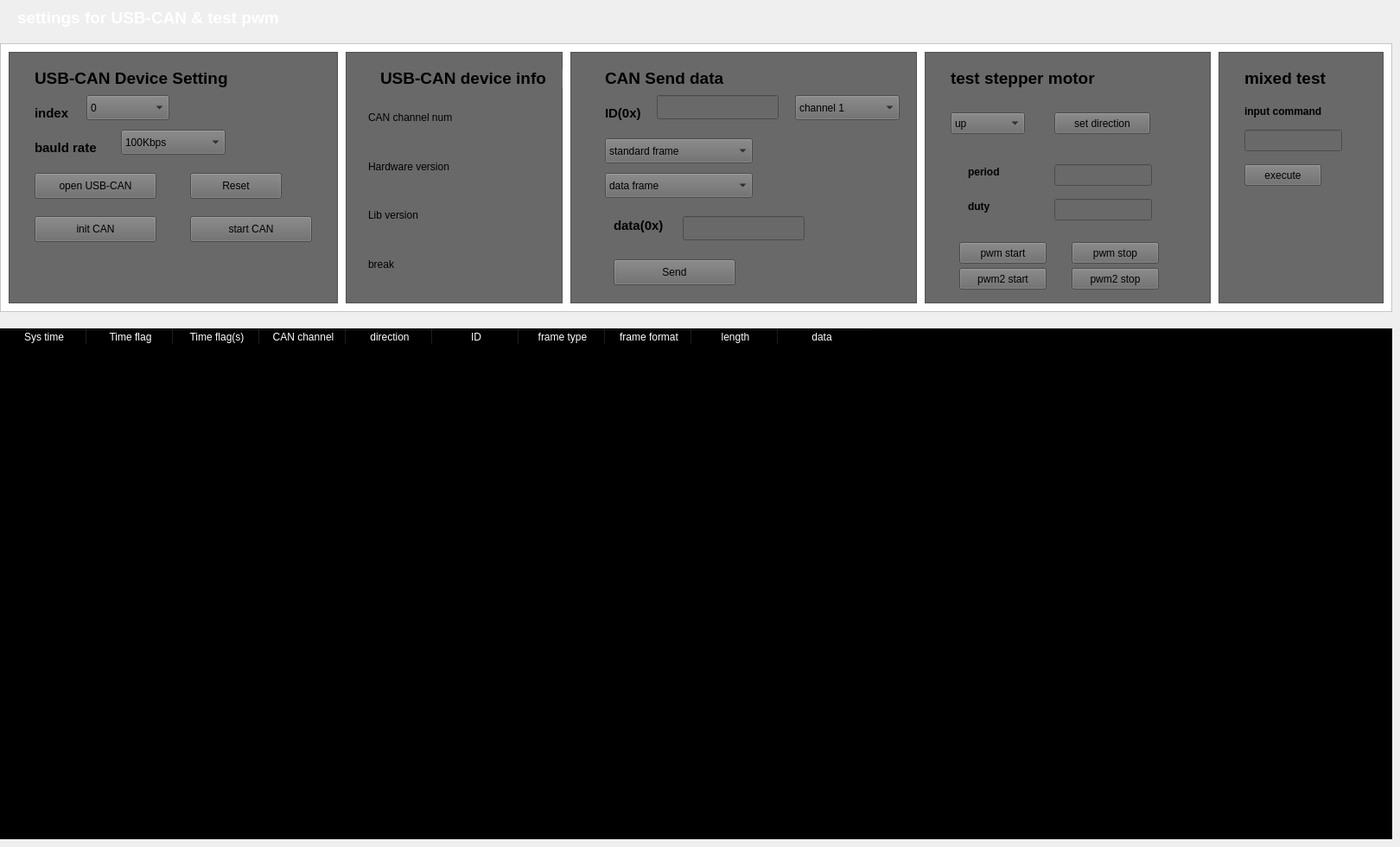
    <widget class="QWidget" name="tab">
     <attribute name="icon">
      <iconset theme="application-x-executable"/>
     </attribute>
     <attribute name="title">
      <string/>
     </attribute>
     <widget class="QLabel" name="label_11">
      <property name="geometry">
       <rect>
        <x>20</x>
        <y>10</y>
        <width>331</width>
        <height>21</height>
       </rect>
      </property>
      <property name="font">
       <font>
        <pointsize>14</pointsize>
        <bold>true</bold>
        <strikeout>false</strikeout>
       </font>
      </property>
      <property name="styleSheet">
       <string notr="true">color: rgb(255, 255, 255);</string>
      </property>
      <property name="text">
       <string>settings for USB-CAN &amp; test pwm</string>
      </property>
     </widget>
     <widget class="QFrame" name="frame_15">
      <property name="geometry">
       <rect>
        <x>0</x>
        <y>50</y>
        <width>1611</width>
        <height>311</height>
       </rect>
      </property>
      <property name="styleSheet">
       <string notr="true">background-color: rgb(255, 255, 255);</string>
      </property>
      <property name="frameShape">
       <enum>QFrame::StyledPanel</enum>
      </property>
      <property name="frameShadow">
       <enum>QFrame::Raised</enum>
      </property>
      <widget class="QFrame" name="frame_20">
       <property name="geometry">
        <rect>
         <x>10</x>
         <y>10</y>
         <width>381</width>
         <height>291</height>
        </rect>
       </property>
       <property name="styleSheet">
        <string notr="true">background-color: rgb(105, 105, 105);</string>
       </property>
       <property name="frameShape">
        <enum>QFrame::StyledPanel</enum>
       </property>
       <property name="frameShadow">
        <enum>QFrame::Raised</enum>
       </property>
       <widget class="QLabel" name="label_19">
        <property name="geometry">
         <rect>
          <x>30</x>
          <y>20</y>
          <width>241</width>
          <height>21</height>
         </rect>
        </property>
        <property name="font">
         <font>
          <pointsize>14</pointsize>
          <bold>true</bold>
          <strikeout>false</strikeout>
         </font>
        </property>
        <property name="styleSheet">
         <string notr="true">color: rgb(0, 0, 0);</string>
        </property>
        <property name="text">
         <string>USB-CAN Device Setting</string>
        </property>
       </widget>
       <widget class="QLabel" name="label_12">
        <property name="geometry">
         <rect>
          <x>30</x>
          <y>60</y>
          <width>61</width>
          <height>21</height>
         </rect>
        </property>
        <property name="font">
         <font>
          <pointsize>11</pointsize>
          <bold>true</bold>
          <strikeout>false</strikeout>
         </font>
        </property>
        <property name="styleSheet">
         <string notr="true">color: rgb(0, 0, 0);</string>
        </property>
        <property name="text">
         <string>index</string>
        </property>
       </widget>
       <widget class="QComboBox" name="pro_debug_combo_index">
        <property name="geometry">
         <rect>
          <x>90</x>
          <y>50</y>
          <width>96</width>
          <height>29</height>
         </rect>
        </property>
        <item>
         <property name="text">
          <string>0</string>
         </property>
        </item>
        <item>
         <property name="text">
          <string>1</string>
         </property>
        </item>
       </widget>
       <widget class="QLabel" name="label_24">
        <property name="geometry">
         <rect>
          <x>30</x>
          <y>100</y>
          <width>91</width>
          <height>21</height>
         </rect>
        </property>
        <property name="font">
         <font>
          <pointsize>11</pointsize>
          <bold>true</bold>
          <strikeout>false</strikeout>
         </font>
        </property>
        <property name="styleSheet">
         <string notr="true">color: rgb(0, 0, 0);</string>
        </property>
        <property name="text">
         <string>bauld rate</string>
        </property>
       </widget>
       <widget class="QComboBox" name="pro_debug_combo_bps">
        <property name="geometry">
         <rect>
          <x>130</x>
          <y>90</y>
          <width>121</width>
          <height>29</height>
         </rect>
        </property>
        <item>
         <property name="text">
          <string>100Kbps</string>
         </property>
        </item>
        <item>
         <property name="text">
          <string>500Kbps</string>
         </property>
        </item>
       </widget>
       <widget class="QPushButton" name="pro_debug_open_USBCAN">
        <property name="geometry">
         <rect>
          <x>30</x>
          <y>140</y>
          <width>141</width>
          <height>30</height>
         </rect>
        </property>
        <property name="text">
         <string>open USB-CAN</string>
        </property>
       </widget>
       <widget class="QPushButton" name="pro_debug_reset">
        <property name="geometry">
         <rect>
          <x>210</x>
          <y>140</y>
          <width>106</width>
          <height>30</height>
         </rect>
        </property>
        <property name="text">
         <string>Reset</string>
        </property>
       </widget>
       <widget class="QPushButton" name="pro_debug_init_CAN">
        <property name="geometry">
         <rect>
          <x>30</x>
          <y>190</y>
          <width>141</width>
          <height>30</height>
         </rect>
        </property>
        <property name="text">
         <string>init CAN</string>
        </property>
       </widget>
       <widget class="QPushButton" name="pro_debug_start_CAN">
        <property name="geometry">
         <rect>
          <x>210</x>
          <y>190</y>
          <width>141</width>
          <height>30</height>
         </rect>
        </property>
        <property name="text">
         <string>start CAN</string>
        </property>
       </widget>
      </widget>
      <widget class="QFrame" name="frame_21">
       <property name="geometry">
        <rect>
         <x>400</x>
         <y>10</y>
         <width>251</width>
         <height>291</height>
        </rect>
       </property>
       <property name="styleSheet">
        <string notr="true">background-color: rgb(105, 105, 105);</string>
       </property>
       <property name="frameShape">
        <enum>QFrame::StyledPanel</enum>
       </property>
       <property name="frameShadow">
        <enum>QFrame::Raised</enum>
       </property>
       <widget class="QLabel" name="label_20">
        <property name="geometry">
         <rect>
          <x>40</x>
          <y>20</y>
          <width>241</width>
          <height>21</height>
         </rect>
        </property>
        <property name="font">
         <font>
          <pointsize>14</pointsize>
          <bold>true</bold>
          <strikeout>false</strikeout>
         </font>
        </property>
        <property name="styleSheet">
         <string notr="true">color: rgb(0, 0, 0);</string>
        </property>
        <property name="text">
         <string>USB-CAN device info</string>
        </property>
       </widget>
       <widget class="QWidget" name="verticalLayoutWidget">
        <property name="geometry">
         <rect>
          <x>26</x>
          <y>50</y>
          <width>131</width>
          <height>221</height>
         </rect>
        </property>
        <layout class="QVBoxLayout" name="info1">
         <item>
          <widget class="QLabel" name="label_15">
           <property name="text">
            <string>CAN channel num</string>
           </property>
          </widget>
         </item>
         <item>
          <widget class="QLabel" name="label_14">
           <property name="text">
            <string>Hardware version</string>
           </property>
          </widget>
         </item>
         <item>
          <widget class="QLabel" name="label_16">
           <property name="text">
            <string>Lib version</string>
           </property>
          </widget>
         </item>
         <item>
          <widget class="QLabel" name="label_13">
           <property name="text">
            <string>break</string>
           </property>
          </widget>
         </item>
        </layout>
       </widget>
       <widget class="QWidget" name="verticalLayoutWidget_2">
        <property name="geometry">
         <rect>
          <x>160</x>
          <y>50</y>
          <width>71</width>
          <height>221</height>
         </rect>
        </property>
        <layout class="QVBoxLayout" name="info2">
         <item>
          <widget class="QLabel" name="label_25">
           <property name="text">
            <string/>
           </property>
          </widget>
         </item>
         <item>
          <widget class="QLabel" name="label_18">
           <property name="text">
            <string/>
           </property>
          </widget>
         </item>
         <item>
          <widget class="QLabel" name="label_26">
           <property name="text">
            <string/>
           </property>
          </widget>
         </item>
         <item>
          <widget class="QLabel" name="label_17">
           <property name="text">
            <string/>
           </property>
          </widget>
         </item>
        </layout>
       </widget>
      </widget>
      <widget class="QFrame" name="frame_22">
       <property name="geometry">
        <rect>
         <x>660</x>
         <y>10</y>
         <width>401</width>
         <height>291</height>
        </rect>
       </property>
       <property name="styleSheet">
        <string notr="true">background-color: rgb(105, 105, 105);</string>
       </property>
       <property name="frameShape">
        <enum>QFrame::StyledPanel</enum>
       </property>
       <property name="frameShadow">
        <enum>QFrame::Raised</enum>
       </property>
       <widget class="QLabel" name="label_21">
        <property name="geometry">
         <rect>
          <x>40</x>
          <y>20</y>
          <width>241</width>
          <height>21</height>
         </rect>
        </property>
        <property name="font">
         <font>
          <pointsize>14</pointsize>
          <bold>true</bold>
          <strikeout>false</strikeout>
         </font>
        </property>
        <property name="styleSheet">
         <string notr="true">color: rgb(0, 0, 0);</string>
        </property>
        <property name="text">
         <string>CAN Send data</string>
        </property>
       </widget>
       <widget class="QLabel" name="label_22">
        <property name="geometry">
         <rect>
          <x>40</x>
          <y>60</y>
          <width>61</width>
          <height>21</height>
         </rect>
        </property>
        <property name="font">
         <font>
          <pointsize>11</pointsize>
          <bold>true</bold>
          <strikeout>false</strikeout>
         </font>
        </property>
        <property name="styleSheet">
         <string notr="true">color: rgb(0, 0, 0);</string>
        </property>
        <property name="text">
         <string>ID(0x)</string>
        </property>
       </widget>
       <widget class="QLineEdit" name="pro_debug_ID">
        <property name="geometry">
         <rect>
          <x>100</x>
          <y>50</y>
          <width>141</width>
          <height>28</height>
         </rect>
        </property>
       </widget>
       <widget class="QComboBox" name="pro_debug_combo_channel">
        <property name="geometry">
         <rect>
          <x>260</x>
          <y>50</y>
          <width>121</width>
          <height>29</height>
         </rect>
        </property>
        <item>
         <property name="text">
          <string>channel 1</string>
         </property>
        </item>
        <item>
         <property name="text">
          <string>channel 2</string>
         </property>
        </item>
       </widget>
       <widget class="QComboBox" name="pro_debug_combo_frame1">
        <property name="geometry">
         <rect>
          <x>40</x>
          <y>100</y>
          <width>171</width>
          <height>29</height>
         </rect>
        </property>
        <item>
         <property name="text">
          <string>standard frame</string>
         </property>
        </item>
        <item>
         <property name="text">
          <string>extended frame</string>
         </property>
        </item>
       </widget>
       <widget class="QComboBox" name="pro_debug_combo_frame2">
        <property name="geometry">
         <rect>
          <x>40</x>
          <y>140</y>
          <width>171</width>
          <height>29</height>
         </rect>
        </property>
        <item>
         <property name="text">
          <string>data frame</string>
         </property>
        </item>
        <item>
         <property name="text">
          <string>remote frame</string>
         </property>
        </item>
       </widget>
       <widget class="QPushButton" name="pro_debug_send">
        <property name="geometry">
         <rect>
          <x>50</x>
          <y>240</y>
          <width>141</width>
          <height>30</height>
         </rect>
        </property>
        <property name="text">
         <string>Send</string>
        </property>
       </widget>
       <widget class="QLabel" name="label_23">
        <property name="geometry">
         <rect>
          <x>50</x>
          <y>190</y>
          <width>81</width>
          <height>21</height>
         </rect>
        </property>
        <property name="font">
         <font>
          <pointsize>11</pointsize>
          <bold>true</bold>
          <strikeout>false</strikeout>
         </font>
        </property>
        <property name="styleSheet">
         <string notr="true">color: rgb(0, 0, 0);</string>
        </property>
        <property name="text">
         <string>data(0x)</string>
        </property>
       </widget>
       <widget class="QLineEdit" name="pro_debug_data">
        <property name="geometry">
         <rect>
          <x>130</x>
          <y>190</y>
          <width>141</width>
          <height>28</height>
         </rect>
        </property>
       </widget>
      </widget>
      <widget class="QFrame" name="frame_37">
       <property name="geometry">
        <rect>
         <x>1070</x>
         <y>10</y>
         <width>331</width>
         <height>291</height>
        </rect>
       </property>
       <property name="styleSheet">
        <string notr="true">background-color: rgb(105, 105, 105);</string>
       </property>
       <property name="frameShape">
        <enum>QFrame::StyledPanel</enum>
       </property>
       <property name="frameShadow">
        <enum>QFrame::Raised</enum>
       </property>
       <widget class="QPushButton" name="test_pwm_start">
        <property name="geometry">
         <rect>
          <x>40</x>
          <y>220</y>
          <width>101</width>
          <height>25</height>
         </rect>
        </property>
        <property name="text">
         <string>pwm start</string>
        </property>
       </widget>
       <widget class="QPushButton" name="test_pwm_stop">
        <property name="geometry">
         <rect>
          <x>170</x>
          <y>220</y>
          <width>101</width>
          <height>25</height>
         </rect>
        </property>
        <property name="text">
         <string>pwm stop</string>
        </property>
       </widget>
       <widget class="QLabel" name="label_35">
        <property name="geometry">
         <rect>
          <x>50</x>
          <y>130</y>
          <width>67</width>
          <height>17</height>
         </rect>
        </property>
        <property name="font">
         <font>
          <bold>true</bold>
         </font>
        </property>
        <property name="text">
         <string>period</string>
        </property>
       </widget>
       <widget class="QLabel" name="label_36">
        <property name="geometry">
         <rect>
          <x>50</x>
          <y>170</y>
          <width>67</width>
          <height>17</height>
         </rect>
        </property>
        <property name="font">
         <font>
          <bold>true</bold>
         </font>
        </property>
        <property name="text">
         <string>duty</string>
        </property>
       </widget>
       <widget class="QLineEdit" name="periodEdit">
        <property name="geometry">
         <rect>
          <x>150</x>
          <y>130</y>
          <width>113</width>
          <height>25</height>
         </rect>
        </property>
       </widget>
       <widget class="QLineEdit" name="dutyEdit">
        <property name="geometry">
         <rect>
          <x>150</x>
          <y>170</y>
          <width>113</width>
          <height>25</height>
         </rect>
        </property>
       </widget>
       <widget class="QLabel" name="label_79">
        <property name="geometry">
         <rect>
          <x>30</x>
          <y>20</y>
          <width>241</width>
          <height>21</height>
         </rect>
        </property>
        <property name="font">
         <font>
          <pointsize>14</pointsize>
          <bold>true</bold>
          <strikeout>false</strikeout>
         </font>
        </property>
        <property name="styleSheet">
         <string notr="true">color: rgb(0, 0, 0);</string>
        </property>
        <property name="text">
         <string>test stepper motor</string>
        </property>
       </widget>
       <widget class="QComboBox" name="comboBox_3">
        <property name="geometry">
         <rect>
          <x>30</x>
          <y>70</y>
          <width>86</width>
          <height>25</height>
         </rect>
        </property>
        <item>
         <property name="text">
          <string>up</string>
         </property>
        </item>
        <item>
         <property name="text">
          <string>down</string>
         </property>
        </item>
        <item>
         <property name="text">
          <string>left</string>
         </property>
        </item>
        <item>
         <property name="text">
          <string>right</string>
         </property>
        </item>
       </widget>
       <widget class="QPushButton" name="pushButton_14">
        <property name="geometry">
         <rect>
          <x>150</x>
          <y>70</y>
          <width>111</width>
          <height>25</height>
         </rect>
        </property>
        <property name="text">
         <string>set direction</string>
        </property>
       </widget>
       <widget class="QPushButton" name="pushButton_16">
        <property name="geometry">
         <rect>
          <x>40</x>
          <y>250</y>
          <width>101</width>
          <height>25</height>
         </rect>
        </property>
        <property name="text">
         <string>pwm2 start</string>
        </property>
       </widget>
       <widget class="QPushButton" name="pushButton_17">
        <property name="geometry">
         <rect>
          <x>170</x>
          <y>250</y>
          <width>101</width>
          <height>25</height>
         </rect>
        </property>
        <property name="text">
         <string>pwm2 stop</string>
        </property>
       </widget>
      </widget>
      <widget class="QFrame" name="frame_16">
       <property name="geometry">
        <rect>
         <x>1410</x>
         <y>10</y>
         <width>191</width>
         <height>291</height>
        </rect>
       </property>
       <property name="styleSheet">
        <string notr="true">background-color: rgb(105, 105, 105);</string>
       </property>
       <property name="frameShape">
        <enum>QFrame::StyledPanel</enum>
       </property>
       <property name="frameShadow">
        <enum>QFrame::Raised</enum>
       </property>
       <widget class="QLabel" name="label_80">
        <property name="geometry">
         <rect>
          <x>30</x>
          <y>20</y>
          <width>111</width>
          <height>21</height>
         </rect>
        </property>
        <property name="font">
         <font>
          <pointsize>14</pointsize>
          <bold>true</bold>
          <strikeout>false</strikeout>
         </font>
        </property>
        <property name="styleSheet">
         <string notr="true">color: rgb(0, 0, 0);</string>
        </property>
        <property name="text">
         <string>mixed test</string>
        </property>
       </widget>
       <widget class="QLabel" name="label_37">
        <property name="geometry">
         <rect>
          <x>30</x>
          <y>60</y>
          <width>131</width>
          <height>17</height>
         </rect>
        </property>
        <property name="font">
         <font>
          <bold>true</bold>
         </font>
        </property>
        <property name="text">
         <string>input command</string>
        </property>
       </widget>
       <widget class="QLineEdit" name="lineEdit_7">
        <property name="geometry">
         <rect>
          <x>30</x>
          <y>90</y>
          <width>113</width>
          <height>25</height>
         </rect>
        </property>
       </widget>
       <widget class="QPushButton" name="pushButton_15">
        <property name="geometry">
         <rect>
          <x>30</x>
          <y>130</y>
          <width>89</width>
          <height>25</height>
         </rect>
        </property>
        <property name="text">
         <string>execute</string>
        </property>
       </widget>
      </widget>
     </widget>
     <widget class="QTableWidget" name="tableWidget">
      <property name="geometry">
       <rect>
        <x>0</x>
        <y>380</y>
        <width>1611</width>
        <height>591</height>
       </rect>
      </property>
      <property name="styleSheet">
       <string notr="true">background-color: rgb(0, 0, 0);
color: rgb(255, 255, 255);</string>
      </property>
      <column>
       <property name="text">
        <string>Sys time</string>
       </property>
      </column>
      <column>
       <property name="text">
        <string>Time flag</string>
       </property>
      </column>
      <column>
       <property name="text">
        <string>Time flag(s)</string>
       </property>
      </column>
      <column>
       <property name="text">
        <string>CAN channel</string>
       </property>
       <property name="foreground">
        <brush brushstyle="NoBrush">
         <color alpha="255">
          <red>138</red>
          <green>226</green>
          <blue>52</blue>
         </color>
        </brush>
       </property>
      </column>
      <column>
       <property name="text">
        <string>direction</string>
       </property>
      </column>
      <column>
       <property name="text">
        <string>ID</string>
       </property>
      </column>
      <column>
       <property name="text">
        <string>frame type</string>
       </property>
      </column>
      <column>
       <property name="text">
        <string>frame format</string>
       </property>
      </column>
      <column>
       <property name="text">
        <string>length</string>
       </property>
      </column>
      <column>
       <property name="text">
        <string>data</string>
       </property>
      </column>
     </widget>
    </widget>
